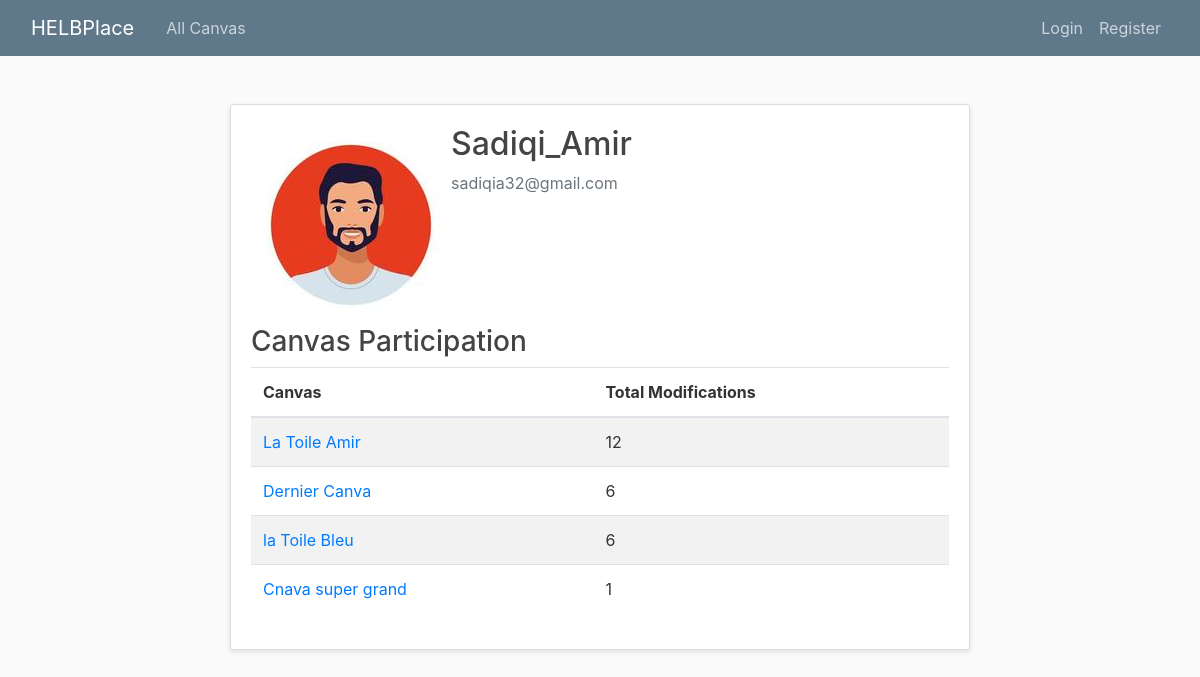
The app's page /profile/1/, older data.
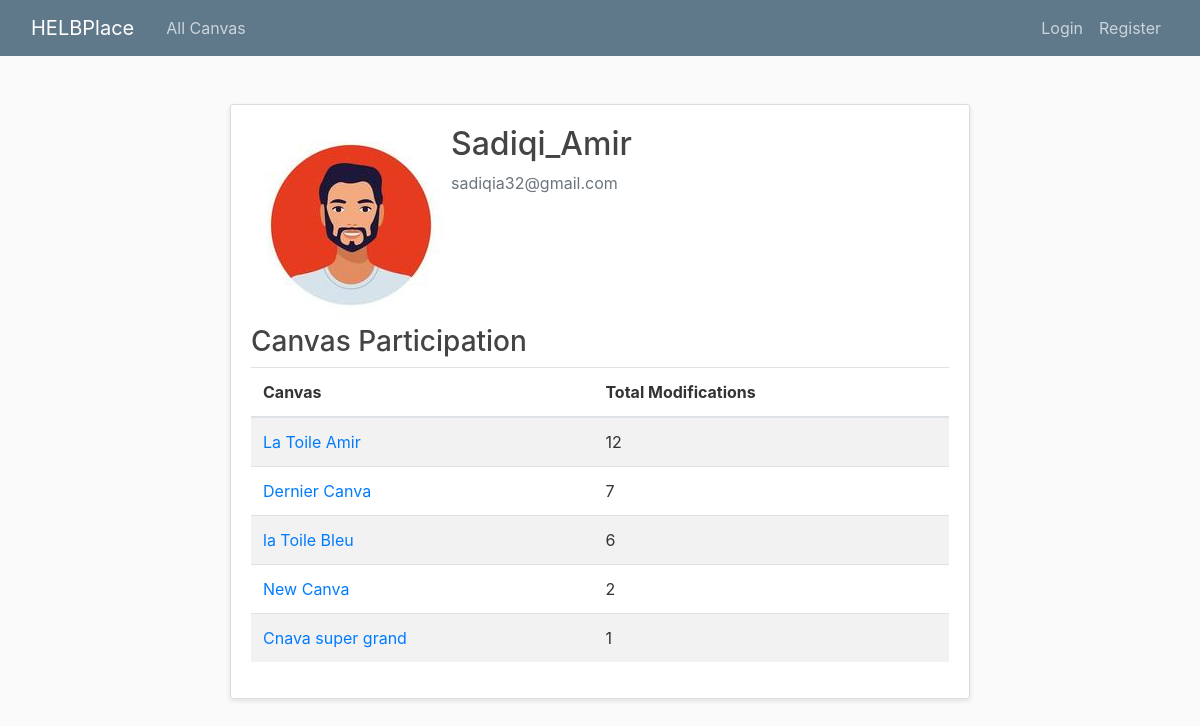
The same page, newer data.
### blog/models.py (models this page shows, shortened)
class Canva(models.Model):
    title = models.CharField(max_length=100)
    sizeHeight = models.IntegerField()
    sizeWidth = models.IntegerField()
    timer = models.IntegerField()
    date_posted = models.DateTimeField(default=timezone.now)
    author = models.ForeignKey(User, on_delete=models.CASCADE)

### blog/views.py (the view)
# urls.py: path('profile/<int:user_id>/', user_profile, name='profile'),
def user_profile(request, user_id):
    user = get_object_or_404(User, id=user_id)
    canvas_participation = UserAction.objects.filter(user=user) \
        .values('canva__title', 'canva__id') \
        .annotate(total_modifications=Sum('modification_count')) \
        .order_by('-total_modifications')
    return render(request, 'blog/profile.html', {
        'profile_user': user,
        'canvas_participation': canvas_participation,
    })

### blog/templates/blog/profile.html
{% extends "blog/base.html" %}
{% block content %}
    <div class="container mt-4">
        <div class="content-section">
            <div class="media">
              <img class="rounded-circle account-img" src="{{ profile_user.profile.image.url }}">
              <div class="media-body">
                <h2 class="account-heading">{{ profile_user.username }}</h2>
                <p class="text-secondary">{{ profile_user.email }}</p>
              </div>
            </div>
        <h3>Canvas Participation</h3>
        {% if canvas_participation %}
            <table class="table table-striped">
                <thead>
                    <tr>
                        <th>Canvas</th>
                        <th>Total Modifications</th>
                    </tr>
                </thead>
                <tbody>
                    {% for canvas in canvas_participation %}
                        <tr>
                            <td>
                                <a href="{% url 'canva-detail' canvas.canva__id %}">{{ canvas.canva__title }}</a>
                            </td>
                            <td>{{ canvas.total_modifications }}</td>
                        </tr>
                    {% endfor %}
                </tbody>
            </table>
        {% else %}
            <p>No canvas participation found.</p>
        {% endif %}
    </div>
{% endblock %}

Row changes from the older to the newer data that the page shows:
changed Canva "Dernier Canva": total_modifications "6" → "7"
added Canva: canva__title "New Canva", total_modifications "2"
